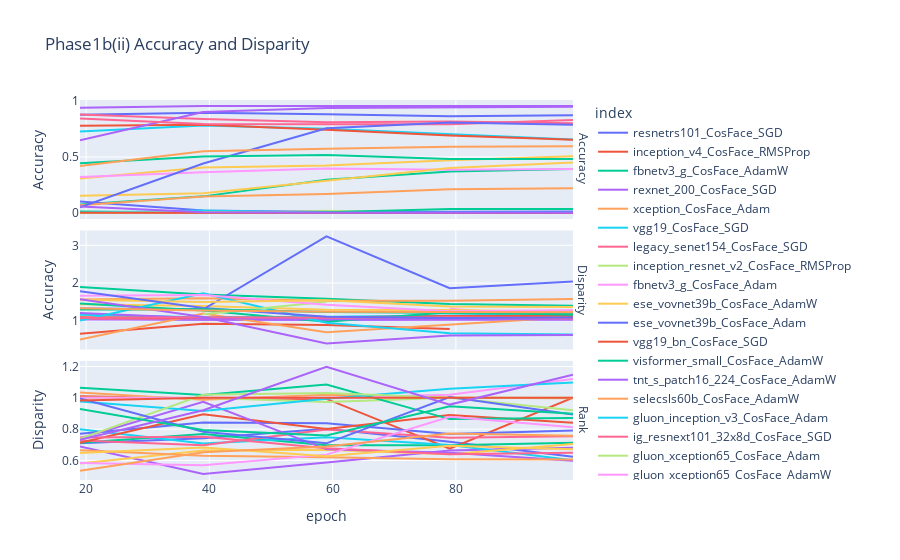

The code cell stored with this chart in its notebook:
### Markdown cell above
# Phase 1 b (ii)

### Code cell
phase1bii_rank = [x for x in rank_files if any([z in x for z in phase1bii_experiments])]
acc_df, acc_disp_df, rank_df = analyze_rank_files(phase1bii_rank, metadata)
acc_df, acc_disp_df, rank_df = acc_df[epochs], acc_disp_df[epochs], rank_df[epochs]
plot_df(acc_df, acc_disp_df, rank_df=rank_df,  title = 'Phase1b(ii) Accuracy and Disparity')

### Figure 1 — Plotly figure (JSON) as saved in the notebook; plotly's stock layout.template omitted (floating-point values rounded to 4 significant figures)
{"data": [{"hovertemplate": "index=resnetrs101_CosFace_SGD<br>measurement=Accuracy<br>epoch=%{x}<br>Accuracy=%{y}<extra></extra>", "legendgroup": "resnetrs101_CosFace_SGD", "line": {"color": "#636efa", "dash": "solid"}, "marker": {"symbol": "circle"}, "mode": "lines", "name": "resnetrs101_CosFace_SGD", "orientation": "v", "showlegend": true, "type": "scatter", "x": [19, 39, 59, 79, 99], "xaxis": "x3", "y": [0.8766, 0.8959, 0.8806, 0.8645, 0.8722], "yaxis": "y3"}, {"hovertemplate": "index=resnetrs101_CosFace_SGD<br>measurement=Disparity<br>epoch=%{x}<br>Accuracy=%{y}<extra></extra>", "legendgroup": "resnetrs101_CosFace_SGD", "line": {"color": "#636efa", "dash": "solid"}, "marker": {"symbol": "circle"}, "mode": "lines", "name": "resnetrs101_CosFace_SGD", "orientation": "v", "showlegend": false, "type": "scatter", "x": [19, 39, 59, 79, 99], "xaxis": "x2", "y": [1.047, 1.031, 1.044, 1.053, 1.045], "yaxis": "y2"}, {"hovertemplate": "index=resnetrs101_CosFace_SGD<br>measurement=Rank<br>epoch=%{x}<br>Accuracy=%{y}<extra></extra>", "legendgroup": "resnetrs101_CosFace_SGD", "line": {"color": "#636efa", "dash": "solid"}, "marker": {"symbol": "circle"}, "mode": "lines", "name": "resnetrs101_CosFace_SGD", "orientation": "v", "showlegend": false, "type": "scatter", "x": [19, 39, 59, 79, 99], "xaxis": "x", "y": [0.7102, 0.7415, 0.8026, 0.7198, 0.6233], "yaxis": "y"}, {"hovertemplate": "index=inception_v4_CosFace_RMSProp<br>measurement=Accuracy<br>epoch=%{x}<br>Accuracy=%{y}<extra></extra>", "legendgroup": "inception_v4_CosFace_RMSProp", "line": {"color": "#EF553B", "dash": "solid"}, "marker": {"symbol": "circle"}, "mode": "lines", "name": "inception_v4_CosFace_RMSProp", "orientation": "v", "showlegend": true, "type": "scatter", "x": [19, 39, 59, 79, 99], "xaxis": "x3", "y": [0.002161, 0.001506, 0.008643, 0.001048, 0], "yaxis": "y3"}, {"hovertemplate": "index=inception_v4_CosFace_RMSProp<br>measurement=Disparity<br>epoch=%{x}<br>Accuracy=%{y}<extra></extra>", "legendgroup": "inception_v4_CosFace_RMSProp", "line": {"color": "#EF553B", "dash": "solid"}, "marker": {"symbol": "circle"}, "mode": "lines", "name": "inception_v4_CosFace_RMSProp", "orientation": "v", "showlegend": false, "type": "scatter", "x": [19, 39, 59, 79], "xaxis": "x2", "y": [0.65, 0.9167, 0.8857, 0.7778], "yaxis": "y2"}, {"hovertemplate": "index=inception_v4_CosFace_RMSProp<br>measurement=Rank<br>epoch=%{x}<br>Accuracy=%{y}<extra></extra>", "legendgroup": "inception_v4_CosFace_RMSProp", "line": {"color": "#EF553B", "dash": "solid"}, "marker": {"symbol": "circle"}, "mode": "lines", "name": "inception_v4_CosFace_RMSProp", "orientation": "v", "showlegend": false, "type": "scatter", "x": [19, 39, 59, 79, 99], "xaxis": "x", "y": [1.01, 0.9966, 0.9934, 0.6757, 1.001], "yaxis": "y"}, {"hovertemplate": "index=fbnetv3_g_CosFace_AdamW<br>measurement=Accuracy<br>epoch=%{x}<br>Accuracy=%{y}<extra></extra>", "legendgroup": "fbnetv3_g_CosFace_AdamW", "line": {"color": "#00cc96", "dash": "solid"}, "marker": {"symbol": "circle"}, "mode": "lines", "name": "fbnetv3_g_CosFace_AdamW", "orientation": "v", "showlegend": true, "type": "scatter", "x": [19, 39, 59, 79, 99], "xaxis": "x3", "y": [0.07589, 0.1493, 0.2976, 0.3717, 0.3937], "yaxis": "y3"}, {"hovertemplate": "index=fbnetv3_g_CosFace_AdamW<br>measurement=Disparity<br>epoch=%{x}<br>Accuracy=%{y}<extra></extra>", "legendgroup": "fbnetv3_g_CosFace_AdamW", "line": {"color": "#00cc96", "dash": "solid"}, "marker": {"symbol": "circle"}, "mode": "lines", "name": "fbnetv3_g_CosFace_AdamW", "orientation": "v", "showlegend": false, "type": "scatter", "x": [19, 39, 59, 79, 99], "xaxis": "x2", "y": [1.89, 1.695, 1.582, 1.439, 1.396], "yaxis": "y2"}, {"hovertemplate": "index=fbnetv3_g_CosFace_AdamW<br>measurement=Rank<br>epoch=%{x}<br>Accuracy=%{y}<extra></extra>", "legendgroup": "fbnetv3_g_CosFace_AdamW", "line": {"color": "#00cc96", "dash": "solid"}, "marker": {"symbol": "circle"}, "mode": "lines", "name": "fbnetv3_g_CosFace_AdamW", "orientation": "v", "showlegend": false, "type": "scatter", "x": [19, 39, 59, 79, 99], "xaxis": "x", "y": [0.7128, 0.7691, 0.6972, 0.6973, 0.7127], "yaxis": "y"}, {"hovertemplate": "index=rexnet_200_CosFace_SGD<br>measurement=Accuracy<br>epoch=%{x}<br>Accuracy=%{y}<extra></extra>", "legendgroup": "rexnet_200_CosFace_SGD", "line": {"color": "#ab63fa", "dash": "solid"}, "marker": {"symbol": "circle"}, "mode": "lines", "name": "rexnet_200_CosFace_SGD", "orientation": "v", "showlegend": true, "type": "scatter", "x": [19, 39, 59, 79, 99], "xaxis": "x3", "y": [0.9386, 0.9549, 0.9546, 0.9555, 0.954], "yaxis": "y3"}, {"hovertemplate": "index=rexnet_200_CosFace_SGD<br>measurement=Disparity<br>epoch=%{x}<br>Accuracy=%{y}<extra></extra>", "legendgroup": "rexnet_200_CosFace_SGD", "line": {"color": "#ab63fa", "dash": "solid"}, "marker": {"symbol": "circle"}, "mode": "lines", "name": "rexnet_200_CosFace_SGD", "orientation": "v", "showlegend": false, "type": "scatter", "x": [19, 39, 59, 79, 99], "xaxis": "x2", "y": [1.03, 1.02, 1.018, 1.025, 1.025], "yaxis": "y2"}, {"hovertemplate": "index=rexnet_200_CosFace_SGD<br>measurement=Rank<br>epoch=%{x}<br>Accuracy=%{y}<extra></extra>", "legendgroup": "rexnet_200_CosFace_SGD", "line": {"color": "#ab63fa", "dash": "solid"}, "marker": {"symbol": "circle"}, "mode": "lines", "name": "rexnet_200_CosFace_SGD", "orientation": "v", "showlegend": false, "type": "scatter", "x": [19, 39, 59, 79, 99], "xaxis": "x", "y": [0.6889, 0.5132, 0.5868, 0.6645, 0.6805], "yaxis": "y"}, {"hovertemplate": "index=xception_CosFace_Adam<br>measurement=Accuracy<br>epoch=%{x}<br>Accuracy=%{y}<extra></extra>", "legendgroup": "xception_CosFace_Adam", "line": {"color": "#FFA15A", "dash": "solid"}, "marker": {"symbol": "circle"}, "mode": "lines", "name": "xception_CosFace_Adam", "orientation": "v", "showlegend": true, "type": "scatter", "x": [19, 39, 59, 79, 99], "xaxis": "x3", "y": [0.001572, 0.002292, 0.002881, 0, 0.002881], "yaxis": "y3"}, {"hovertemplate": "index=xception_CosFace_Adam<br>measurement=Disparity<br>epoch=%{x}<br>Accuracy=%{y}<extra></extra>", "legendgroup": "xception_CosFace_Adam", "line": {"color": "#FFA15A", "dash": "solid"}, "marker": {"symbol": "circle"}, "mode": "lines", "name": "xception_CosFace_Adam", "orientation": "v", "showlegend": false, "type": "scatter", "x": [19, 39, 59, 99], "xaxis": "x2", "y": [0.5, 1.188, 0.6923, 1.095], "yaxis": "y2"}, {"hovertemplate": "index=xception_CosFace_Adam<br>measurement=Rank<br>epoch=%{x}<br>Accuracy=%{y}<extra></extra>", "legendgroup": "xception_CosFace_Adam", "line": {"color": "#FFA15A", "dash": "solid"}, "marker": {"symbol": "circle"}, "mode": "lines", "name": "xception_CosFace_Adam", "orientation": "v", "showlegend": false, "type": "scatter", "x": [19, 39, 59, 79, 99], "xaxis": "x", "y": [1.035, 0.9872, 1.019, 1, 0.9968], "yaxis": "y"}, {"hovertemplate": "index=vgg19_CosFace_SGD<br>measurement=Accuracy<br>epoch=%{x}<br>Accuracy=%{y}<extra></extra>", "legendgroup": "vgg19_CosFace_SGD", "line": {"color": "#19d3f3", "dash": "solid"}, "marker": {"symbol": "circle"}, "mode": "lines", "name": "vgg19_CosFace_SGD", "orientation": "v", "showlegend": true, "type": "scatter", "x": [19, 39, 59, 79, 99], "xaxis": "x3", "y": [0.7285, 0.7822, 0.7524, 0.7017, 0.6573], "yaxis": "y3"}, {"hovertemplate": "index=vgg19_CosFace_SGD<br>measurement=Disparity<br>epoch=%{x}<br>Accuracy=%{y}<extra></extra>", "legendgroup": "vgg19_CosFace_SGD", "line": {"color": "#19d3f3", "dash": "solid"}, "marker": {"symbol": "circle"}, "mode": "lines", "name": "vgg19_CosFace_SGD", "orientation": "v", "showlegend": false, "type": "scatter", "x": [19, 39, 59, 79, 99], "xaxis": "x2", "y": [1.156, 1.09, 1.106, 1.136, 1.186], "yaxis": "y2"}, {"hovertemplate": "index=vgg19_CosFace_SGD<br>measurement=Rank<br>epoch=%{x}<br>Accuracy=%{y}<extra></extra>", "legendgroup": "vgg19_CosFace_SGD", "line": {"color": "#19d3f3", "dash": "solid"}, "marker": {"symbol": "circle"}, "mode": "lines", "name": "vgg19_CosFace_SGD", "orientation": "v", "showlegend": false, "type": "scatter", "x": [19, 39, 59, 79, 99], "xaxis": "x", "y": [0.8001, 0.7082, 0.7481, 0.6992, 0.6011], "yaxis": "y"}, {"hovertemplate": "index=legacy_senet154_CosFace_SGD<br>measurement=Accuracy<br>epoch=%{x}<br>Accuracy=%{y}<extra></extra>", "legendgroup": "legacy_senet154_CosFace_SGD", "line": {"color": "#FF6692", "dash": "solid"}, "marker": {"symbol": "circle"}, "mode": "lines", "name": "legacy_senet154_CosFace_SGD", "orientation": "v", "showlegend": true, "type": "scatter", "x": [19, 39, 59, 79, 99], "xaxis": "x3", "y": [0.8789, 0.8389, 0.8107, 0.8161, 0.8013], "yaxis": "y3"}, {"hovertemplate": "index=legacy_senet154_CosFace_SGD<br>measurement=Disparity<br>epoch=%{x}<br>Accuracy=%{y}<extra></extra>", "legendgroup": "legacy_senet154_CosFace_SGD", "line": {"color": "#FF6692", "dash": "solid"}, "marker": {"symbol": "circle"}, "mode": "lines", "name": "legacy_senet154_CosFace_SGD", "orientation": "v", "showlegend": false, "type": "scatter", "x": [19, 39, 59, 79, 99], "xaxis": "x2", "y": [1.052, 1.056, 1.071, 1.088, 1.087], "yaxis": "y2"}, {"hovertemplate": "index=legacy_senet154_CosFace_SGD<br>measurement=Rank<br>epoch=%{x}<br>Accuracy=%{y}<extra></extra>", "legendgroup": "legacy_senet154_CosFace_SGD", "line": {"color": "#FF6692", "dash": "solid"}, "marker": {"symbol": "circle"}, "mode": "lines", "name": "legacy_senet154_CosFace_SGD", "orientation": "v", "showlegend": false, "type": "scatter", "x": [19, 39, 59, 79, 99], "xaxis": "x", "y": [0.7275, 0.6978, 0.7979, 0.7452, 0.754], "yaxis": "y"}, {"hovertemplate": "index=inception_resnet_v2_CosFace_RMSProp<br>measurement=Accuracy<br>epoch=%{x}<br>Accuracy=%{y}<extra></extra>", "legendgroup": "inception_resnet_v2_CosFace_RMSProp", "line": {"color": "#B6E880", "dash": "solid"}, "marker": {"symbol": "circle"}, "mode": "lines", "name": "inception_resnet_v2_CosFace_RMSProp", "orientation": "v", "showlegend": true, "type": "scatter", "x": [19, 39, 59, 79, 99], "xaxis": "x3", "y": [0, 0, 0.02141, 0, 0], "yaxis": "y3"}, {"hovertemplate": "index=inception_resnet_v2_CosFace_RMSProp<br>measurement=Disparity<br>epoch=%{x}<br>Accuracy=%{y}<extra></extra>", "legendgroup": "inception_resnet_v2_CosFace_RMSProp", "line": {"color": "#B6E880", "dash": "solid"}, "marker": {"symbol": "circle"}, "mode": "lines", "name": "inception_resnet_v2_CosFace_RMSProp", "orientation": "v", "showlegend": false, "type": "scatter", "x": [59], "xaxis": "x2", "y": [1.477], "yaxis": "y2"}, {"hovertemplate": "index=inception_resnet_v2_CosFace_RMSProp<br>measurement=Rank<br>epoch=%{x}<br>Accuracy=%{y}<extra></extra>", "legendgroup": "inception_resnet_v2_CosFace_RMSProp", "line": {"color": "#B6E880", "dash": "solid"}, "marker": {"symbol": "circle"}, "mode": "lines", "name": "inception_resnet_v2_CosFace_RMSProp", "orientation": "v", "showlegend": false, "type": "scatter", "x": [19, 39, 59, 79, 99], "xaxis": "x", "y": [1, 1, 0.9739, 1, 0.9206], "yaxis": "y"}, {"hovertemplate": "index=fbnetv3_g_CosFace_Adam<br>measurement=Accuracy<br>epoch=%{x}<br>Accuracy=%{y}<extra></extra>", "legendgroup": "fbnetv3_g_CosFace_Adam", "line": {"color": "#FF97FF", "dash": "solid"}, "marker": {"symbol": "circle"}, "mode": "lines", "name": "fbnetv3_g_CosFace_Adam", "orientation": "v", "showlegend": true, "type": "scatter", "x": [19, 39, 59, 79, 99], "xaxis": "x3", "y": [0, 0, 0, 0.002881, 0.002161], "yaxis": "y3"}, {"hovertemplate": "index=fbnetv3_g_CosFace_Adam<br>measurement=Disparity<br>epoch=%{x}<br>Accuracy=%{y}<extra></extra>", "legendgroup": "fbnetv3_g_CosFace_Adam", "line": {"color": "#FF97FF", "dash": "solid"}, "marker": {"symbol": "circle"}, "mode": "lines", "name": "fbnetv3_g_CosFace_Adam", "orientation": "v", "showlegend": false, "type": "scatter", "x": [79, 99], "xaxis": "x2", "y": [1.316, 1.062], "yaxis": "y2"}, {"hovertemplate": "index=fbnetv3_g_CosFace_Adam<br>measurement=Rank<br>epoch=%{x}<br>Accuracy=%{y}<extra></extra>", "legendgroup": "fbnetv3_g_CosFace_Adam", "line": {"color": "#FF97FF", "dash": "solid"}, "marker": {"symbol": "circle"}, "mode": "lines", "name": "fbnetv3_g_CosFace_Adam", "orientation": "v", "showlegend": false, "type": "scatter", "x": [19, 39, 59, 79, 99], "xaxis": "x", "y": [1, 1, 1, 1.02, 1.121], "yaxis": "y"}, {"hovertemplate": "index=ese_vovnet39b_CosFace_AdamW<br>measurement=Accuracy<br>epoch=%{x}<br>Accuracy=%{y}<extra></extra>", "legendgroup": "ese_vovnet39b_CosFace_AdamW", "line": {"color": "#FECB52", "dash": "solid"}, "marker": {"symbol": "circle"}, "mode": "lines", "name": "ese_vovnet39b_CosFace_AdamW", "orientation": "v", "showlegend": true, "type": "scatter", "x": [19, 39, 59, 79, 99], "xaxis": "x3", "y": [0.3078, 0.4063, 0.4254, 0.4703, 0.5073], "yaxis": "y3"}, {"hovertemplate": "index=ese_vovnet39b_CosFace_AdamW<br>measurement=Disparity<br>epoch=%{x}<br>Accuracy=%{y}<extra></extra>", "legendgroup": "ese_vovnet39b_CosFace_AdamW", "line": {"color": "#FECB52", "dash": "solid"}, "marker": {"symbol": "circle"}, "mode": "lines", "name": "ese_vovnet39b_CosFace_AdamW", "orientation": "v", "showlegend": false, "type": "scatter", "x": [19, 39, 59, 79, 99], "xaxis": "x2", "y": [1.438, 1.386, 1.287, 1.281, 1.227], "yaxis": "y2"}, {"hovertemplate": "index=ese_vovnet39b_CosFace_AdamW<br>measurement=Rank<br>epoch=%{x}<br>Accuracy=%{y}<extra></extra>", "legendgroup": "ese_vovnet39b_CosFace_AdamW", "line": {"color": "#FECB52", "dash": "solid"}, "marker": {"symbol": "circle"}, "mode": "lines", "name": "ese_vovnet39b_CosFace_AdamW", "orientation": "v", "showlegend": false, "type": "scatter", "x": [19, 39, 59, 79, 99], "xaxis": "x", "y": [0.5801, 0.6631, 0.6681, 0.6401, 0.7059], "yaxis": "y"}, {"hovertemplate": "index=ese_vovnet39b_CosFace_Adam<br>measurement=Accuracy<br>epoch=%{x}<br>Accuracy=%{y}<extra></extra>", "legendgroup": "ese_vovnet39b_CosFace_Adam", "line": {"color": "#636efa", "dash": "solid"}, "marker": {"symbol": "circle"}, "mode": "lines", "name": "ese_vovnet39b_CosFace_Adam", "orientation": "v", "showlegend": true, "type": "scatter", "x": [19, 39, 59, 79, 99], "xaxis": "x3", "y": [0.1028, 0.02292, 0.01054, 0.01369, 0.01532], "yaxis": "y3"}, {"hovertemplate": "index=ese_vovnet39b_CosFace_Adam<br>measurement=Disparity<br>epoch=%{x}<br>Accuracy=%{y}<extra></extra>", "legendgroup": "ese_vovnet39b_CosFace_Adam", "line": {"color": "#636efa", "dash": "solid"}, "marker": {"symbol": "circle"}, "mode": "lines", "name": "ese_vovnet39b_CosFace_Adam", "orientation": "v", "showlegend": false, "type": "scatter", "x": [19, 39, 59, 79, 99], "xaxis": "x2", "y": [1.319, 1.303, 3.237, 1.863, 2.039], "yaxis": "y2"}, {"hovertemplate": "index=ese_vovnet39b_CosFace_Adam<br>measurement=Rank<br>epoch=%{x}<br>Accuracy=%{y}<extra></extra>", "legendgroup": "ese_vovnet39b_CosFace_Adam", "line": {"color": "#636efa", "dash": "solid"}, "marker": {"symbol": "circle"}, "mode": "lines", "name": "ese_vovnet39b_CosFace_Adam", "orientation": "v", "showlegend": false, "type": "scatter", "x": [19, 39, 59, 79, 99], "xaxis": "x", "y": [0.7704, 0.8429, 0.8381, 0.7698, 0.7917], "yaxis": "y"}, {"hovertemplate": "index=vgg19_bn_CosFace_SGD<br>measurement=Accuracy<br>epoch=%{x}<br>Accuracy=%{y}<extra></extra>", "legendgroup": "vgg19_bn_CosFace_SGD", "line": {"color": "#EF553B", "dash": "solid"}, "marker": {"symbol": "circle"}, "mode": "lines", "name": "vgg19_bn_CosFace_SGD", "orientation": "v", "showlegend": true, "type": "scatter", "x": [19, 39, 59, 79, 99], "xaxis": "x3", "y": [0.7798, 0.7886, 0.7444, 0.6929, 0.6532], "yaxis": "y3"}, {"hovertemplate": "index=vgg19_bn_CosFace_SGD<br>measurement=Disparity<br>epoch=%{x}<br>Accuracy=%{y}<extra></extra>", "legendgroup": "vgg19_bn_CosFace_SGD", "line": {"color": "#EF553B", "dash": "solid"}, "marker": {"symbol": "circle"}, "mode": "lines", "name": "vgg19_bn_CosFace_SGD", "orientation": "v", "showlegend": false, "type": "scatter", "x": [19, 39, 59, 79, 99], "xaxis": "x2", "y": [1.087, 1.067, 1.084, 1.122, 1.127], "yaxis": "y2"}, {"hovertemplate": "index=vgg19_bn_CosFace_SGD<br>measurement=Rank<br>epoch=%{x}<br>Accuracy=%{y}<extra></extra>", "legendgroup": "vgg19_bn_CosFace_SGD", "line": {"color": "#EF553B", "dash": "solid"}, "marker": {"symbol": "circle"}, "mode": "lines", "name": "vgg19_bn_CosFace_SGD", "orientation": "v", "showlegend": false, "type": "scatter", "x": [19, 39, 59, 79, 99], "xaxis": "x", "y": [0.7124, 0.8952, 0.8012, 0.8901, 0.8404], "yaxis": "y"}, {"hovertemplate": "index=visformer_small_CosFace_AdamW<br>measurement=Accuracy<br>epoch=%{x}<br>Accuracy=%{y}<extra></extra>", "legendgroup": "visformer_small_CosFace_AdamW", "line": {"color": "#00cc96", "dash": "solid"}, "marker": {"symbol": "circle"}, "mode": "lines", "name": "visformer_small_CosFace_AdamW", "orientation": "v", "showlegend": true, "type": "scatter", "x": [19, 39, 59, 79, 99], "xaxis": "x3", "y": [0.01447, 0.004453, 0.007988, 0.03595, 0.03726], "yaxis": "y3"}, {"hovertemplate": "index=visformer_small_CosFace_AdamW<br>measurement=Disparity<br>epoch=%{x}<br>Accuracy=%{y}<extra></extra>", "legendgroup": "visformer_small_CosFace_AdamW", "line": {"color": "#00cc96", "dash": "solid"}, "marker": {"symbol": "circle"}, "mode": "lines", "name": "visformer_small_CosFace_AdamW", "orientation": "v", "showlegend": false, "type": "scatter", "x": [19, 39, 59, 79, 99], "xaxis": "x2", "y": [1.456, 1.267, 0.9677, 1.223, 1.155], "yaxis": "y2"}, {"hovertemplate": "index=visformer_small_CosFace_AdamW<br>measurement=Rank<br>epoch=%{x}<br>Accuracy=%{y}<extra></extra>", "legendgroup": "visformer_small_CosFace_AdamW", "line": {"color": "#00cc96", "dash": "solid"}, "marker": {"symbol": "circle"}, "mode": "lines", "name": "visformer_small_CosFace_AdamW", "orientation": "v", "showlegend": false, "type": "scatter", "x": [19, 39, 59, 79, 99], "xaxis": "x", "y": [1.065, 1.019, 1.085, 0.8642, 0.8708], "yaxis": "y"}, {"hovertemplate": "index=tnt_s_patch16_224_CosFace_AdamW<br>measurement=Accuracy<br>epoch=%{x}<br>Accuracy=%{y}<extra></extra>", "legendgroup": "tnt_s_patch16_224_CosFace_AdamW", "line": {"color": "#ab63fa", "dash": "solid"}, "marker": {"symbol": "circle"}, "mode": "lines", "name": "tnt_s_patch16_224_CosFace_AdamW", "orientation": "v", "showlegend": true, "type": "scatter", "x": [19, 39, 59, 79, 99], "xaxis": "x3", "y": [0.6498, 0.9019, 0.9374, 0.9458, 0.9484], "yaxis": "y3"}, {"hovertemplate": "index=tnt_s_patch16_224_CosFace_AdamW<br>measurement=Disparity<br>epoch=%{x}<br>Accuracy=%{y}<extra></extra>", "legendgroup": "tnt_s_patch16_224_CosFace_AdamW", "line": {"color": "#ab63fa", "dash": "solid"}, "marker": {"symbol": "circle"}, "mode": "lines", "name": "tnt_s_patch16_224_CosFace_AdamW", "orientation": "v", "showlegend": false, "type": "scatter", "x": [19, 39, 59, 79, 99], "xaxis": "x2", "y": [1.2, 1.063, 1.038, 1.034, 1.035], "yaxis": "y2"}, {"hovertemplate": "index=tnt_s_patch16_224_CosFace_AdamW<br>measurement=Rank<br>epoch=%{x}<br>Accuracy=%{y}<extra></extra>", "legendgroup": "tnt_s_patch16_224_CosFace_AdamW", "line": {"color": "#ab63fa", "dash": "solid"}, "marker": {"symbol": "circle"}, "mode": "lines", "name": "tnt_s_patch16_224_CosFace_AdamW", "orientation": "v", "showlegend": false, "type": "scatter", "x": [19, 39, 59, 79, 99], "xaxis": "x", "y": [0.7411, 0.9747, 0.6712, 0.6501, 0.5981], "yaxis": "y"}, {"hovertemplate": "index=selecsls60b_CosFace_AdamW<br>measurement=Accuracy<br>epoch=%{x}<br>Accuracy=%{y}<extra></extra>", "legendgroup": "selecsls60b_CosFace_AdamW", "line": {"color": "#FFA15A", "dash": "solid"}, "marker": {"symbol": "circle"}, "mode": "lines", "name": "selecsls60b_CosFace_AdamW", "orientation": "v", "showlegend": true, "type": "scatter", "x": [19, 39, 59, 79, 99], "xaxis": "x3", "y": [0.07118, 0.1476, 0.1714, 0.2135, 0.2216], "yaxis": "y3"}, {"hovertemplate": "index=selecsls60b_CosFace_AdamW<br>measurement=Disparity<br>epoch=%{x}<br>Accuracy=%{y}<extra></extra>", "legendgroup": "selecsls60b_CosFace_AdamW", "line": {"color": "#FFA15A", "dash": "solid"}, "marker": {"symbol": "circle"}, "mode": "lines", "name": "selecsls60b_CosFace_AdamW", "orientation": "v", "showlegend": false, "type": "scatter", "x": [19, 39, 59, 79, 99], "xaxis": "x2", "y": [1.564, 1.594, 1.529, 1.531, 1.575], "yaxis": "y2"}, {"hovertemplate": "index=selecsls60b_CosFace_AdamW<br>measurement=Rank<br>epoch=%{x}<br>Accuracy=%{y}<extra></extra>", "legendgroup": "selecsls60b_CosFace_AdamW", "line": {"color": "#FFA15A", "dash": "solid"}, "marker": {"symbol": "circle"}, "mode": "lines", "name": "selecsls60b_CosFace_AdamW", "orientation": "v", "showlegend": false, "type": "scatter", "x": [19, 39, 59, 79, 99], "xaxis": "x", "y": [0.6647, 0.6299, 0.6202, 0.6082, 0.6062], "yaxis": "y"}, {"hovertemplate": "index=gluon_inception_v3_CosFace_Adam<br>measurement=Accuracy<br>epoch=%{x}<br>Accuracy=%{y}<extra></extra>", "legendgroup": "gluon_inception_v3_CosFace_Adam", "line": {"color": "#19d3f3", "dash": "solid"}, "marker": {"symbol": "circle"}, "mode": "lines", "name": "gluon_inception_v3_CosFace_Adam", "orientation": "v", "showlegend": true, "type": "scatter", "x": [19, 39, 59, 79, 99], "xaxis": "x3", "y": [0.002619, 0.02357, 0.002292, 0.004584, 0.00406], "yaxis": "y3"}, {"hovertemplate": "index=gluon_inception_v3_CosFace_Adam<br>measurement=Disparity<br>epoch=%{x}<br>Accuracy=%{y}<extra></extra>", "legendgroup": "gluon_inception_v3_CosFace_Adam", "line": {"color": "#19d3f3", "dash": "solid"}, "marker": {"symbol": "circle"}, "mode": "lines", "name": "gluon_inception_v3_CosFace_Adam", "orientation": "v", "showlegend": false, "type": "scatter", "x": [19, 39, 59, 79, 99], "xaxis": "x2", "y": [1, 1.727, 0.9444, 0.6667, 0.6316], "yaxis": "y2"}, {"hovertemplate": "index=gluon_inception_v3_CosFace_Adam<br>measurement=Rank<br>epoch=%{x}<br>Accuracy=%{y}<extra></extra>", "legendgroup": "gluon_inception_v3_CosFace_Adam", "line": {"color": "#19d3f3", "dash": "solid"}, "marker": {"symbol": "circle"}, "mode": "lines", "name": "gluon_inception_v3_CosFace_Adam", "orientation": "v", "showlegend": false, "type": "scatter", "x": [19, 39, 59, 79, 99], "xaxis": "x", "y": [0.9761, 0.9154, 0.9951, 1.058, 1.098], "yaxis": "y"}, {"hovertemplate": "index=ig_resnext101_32x8d_CosFace_SGD<br>measurement=Accuracy<br>epoch=%{x}<br>Accuracy=%{y}<extra></extra>", "legendgroup": "ig_resnext101_32x8d_CosFace_SGD", "line": {"color": "#FF6692", "dash": "solid"}, "marker": {"symbol": "circle"}, "mode": "lines", "name": "ig_resnext101_32x8d_CosFace_SGD", "orientation": "v", "showlegend": true, "type": "scatter", "x": [19, 39, 59, 79, 99], "xaxis": "x3", "y": [0.8446, 0.7943, 0.7922, 0.7926, 0.8303], "yaxis": "y3"}, {"hovertemplate": "index=ig_resnext101_32x8d_CosFace_SGD<br>measurement=Disparity<br>epoch=%{x}<br>Accuracy=%{y}<extra></extra>", "legendgroup": "ig_resnext101_32x8d_CosFace_SGD", "line": {"color": "#FF6692", "dash": "solid"}, "marker": {"symbol": "circle"}, "mode": "lines", "name": "ig_resnext101_32x8d_CosFace_SGD", "orientation": "v", "showlegend": false, "type": "scatter", "x": [19, 39, 59, 79, 99], "xaxis": "x2", "y": [1.071, 1.093, 1.079, 1.092, 1.056], "yaxis": "y2"}, {"hovertemplate": "index=ig_resnext101_32x8d_CosFace_SGD<br>measurement=Rank<br>epoch=%{x}<br>Accuracy=%{y}<extra></extra>", "legendgroup": "ig_resnext101_32x8d_CosFace_SGD", "line": {"color": "#FF6692", "dash": "solid"}, "marker": {"symbol": "circle"}, "mode": "lines", "name": "ig_resnext101_32x8d_CosFace_SGD", "orientation": "v", "showlegend": false, "type": "scatter", "x": [19, 39, 59, 79, 99], "xaxis": "x", "y": [0.7469, 0.7508, 0.6777, 0.6395, 0.6494], "yaxis": "y"}, {"hovertemplate": "index=gluon_xception65_CosFace_Adam<br>measurement=Accuracy<br>epoch=%{x}<br>Accuracy=%{y}<extra></extra>", "legendgroup": "gluon_xception65_CosFace_Adam", "line": {"color": "#B6E880", "dash": "solid"}, "marker": {"symbol": "circle"}, "mode": "lines", "name": "gluon_xception65_CosFace_Adam", "orientation": "v", "showlegend": true, "type": "scatter", "x": [19, 39, 59, 79, 99], "xaxis": "x3", "y": [0, 0.008512, 0.00131, 0, 0], "yaxis": "y3"}, {"hovertemplate": "index=gluon_xception65_CosFace_Adam<br>measurement=Disparity<br>epoch=%{x}<br>Accuracy=%{y}<extra></extra>", "legendgroup": "gluon_xception65_CosFace_Adam", "line": {"color": "#B6E880", "dash": "solid"}, "marker": {"symbol": "circle"}, "mode": "lines", "name": "gluon_xception65_CosFace_Adam", "orientation": "v", "showlegend": false, "type": "scatter", "x": [39, 59], "xaxis": "x2", "y": [1.167, 1.5], "yaxis": "y2"}, {"hovertemplate": "index=gluon_xception65_CosFace_Adam<br>measurement=Rank<br>epoch=%{x}<br>Accuracy=%{y}<extra></extra>", "legendgroup": "gluon_xception65_CosFace_Adam", "line": {"color": "#B6E880", "dash": "solid"}, "marker": {"symbol": "circle"}, "mode": "lines", "name": "gluon_xception65_CosFace_Adam", "orientation": "v", "showlegend": false, "type": "scatter", "x": [19, 39, 59, 79, 99], "xaxis": "x", "y": [0.7391, 1.02, 1.031, 1, 1], "yaxis": "y"}, {"hovertemplate": "index=gluon_xception65_CosFace_AdamW<br>measurement=Accuracy<br>epoch=%{x}<br>Accuracy=%{y}<extra></extra>", "legendgroup": "gluon_xception65_CosFace_AdamW", "line": {"color": "#FF97FF", "dash": "solid"}, "marker": {"symbol": "circle"}, "mode": "lines", "name": "gluon_xception65_CosFace_AdamW", "orientation": "v", "showlegend": true, "type": "scatter", "x": [19, 39, 59, 79, 99], "xaxis": "x3", "y": [0.3223, 0.3638, 0.3969, 0.3861, 0.3926], "yaxis": "y3"}, {"hovertemplate": "index=gluon_xception65_CosFace_AdamW<br>measurement=Disparity<br>epoch=%{x}<br>Accuracy=%{y}<extra></extra>", "legendgroup": "gluon_xception65_CosFace_AdamW", "line": {"color": "#FF97FF", "dash": "solid"}, "marker": {"symbol": "circle"}, "mode": "lines", "name": "gluon_xception65_CosFace_AdamW", "orientation": "v", "showlegend": false, "type": "scatter", "x": [19, 39, 59, 79, 99], "xaxis": "x2", "y": [1.662, 1.678, 1.419, 1.252, 1.279], "yaxis": "y2"}, {"hovertemplate": "index=gluon_xception65_CosFace_AdamW<br>measurement=Rank<br>epoch=%{x}<br>Accuracy=%{y}<extra></extra>", "legendgroup": "gluon_xception65_CosFace_AdamW", "line": {"color": "#FF97FF", "dash": "solid"}, "marker": {"symbol": "circle"}, "mode": "lines", "name": "gluon_xception65_CosFace_AdamW", "orientation": "v", "showlegend": false, "type": "scatter", "x": [19, 39, 59, 79, 99], "xaxis": "x", "y": [0.5835, 0.5687, 0.6373, 0.8795, 0.8125], "yaxis": "y"}, {"hovertemplate": "index=gluon_inception_v3_CosFace_AdamW<br>measurement=Accuracy<br>epoch=%{x}<br>Accuracy=%{y}<extra></extra>", "legendgroup": "gluon_inception_v3_CosFace_AdamW", "line": {"color": "#FECB52", "dash": "solid"}, "marker": {"symbol": "circle"}, "mode": "lines", "name": "gluon_inception_v3_CosFace_AdamW", "orientation": "v", "showlegend": true, "type": "scatter", "x": [19, 39, 59, 79, 99], "xaxis": "x3", "y": [0.1541, 0.1764, 0.2884, 0.4027, 0.4521], "yaxis": "y3"}, {"hovertemplate": "index=gluon_inception_v3_CosFace_AdamW<br>measurement=Disparity<br>epoch=%{x}<br>Accuracy=%{y}<extra></extra>", "legendgroup": "gluon_inception_v3_CosFace_AdamW", "line": {"color": "#FECB52", "dash": "solid"}, "marker": {"symbol": "circle"}, "mode": "lines", "name": "gluon_inception_v3_CosFace_AdamW", "orientation": "v", "showlegend": false, "type": "scatter", "x": [19, 39, 59, 79, 99], "xaxis": "x2", "y": [1.552, 1.494, 1.543, 1.378, 1.363], "yaxis": "y2"}, {"hovertemplate": "index=gluon_inception_v3_CosFace_AdamW<br>measurement=Rank<br>epoch=%{x}<br>Accuracy=%{y}<extra></extra>", "legendgroup": "gluon_inception_v3_CosFace_AdamW", "line": {"color": "#FECB52", "dash": "solid"}, "marker": {"symbol": "circle"}, "mode": "lines", "name": "gluon_inception_v3_CosFace_AdamW", "orientation": "v", "showlegend": false, "type": "scatter", "x": [19, 39, 59, 79, 99], "xaxis": "x", "y": [0.6483, 0.6833, 0.6263, 0.6947, 0.6721], "yaxis": "y"}, {"hovertemplate": "index=mobilenetv3_large_100_CosFace_RMSpropTF<br>measurement=Accuracy<br>epoch=%{x}<br>Accuracy=%{y}<extra></extra>", "legendgroup": "mobilenetv3_large_100_CosFace_RMSpropTF", "line": {"color": "#636efa", "dash": "solid"}, "marker": {"symbol": "circle"}, "mode": "lines", "name": "mobilenetv3_large_100_CosFace_RMSpropTF", "orientation": "v", "showlegend": true, "type": "scatter", "x": [19, 39, 59, 79, 99], "xaxis": "x3", "y": [0.0512, 0.4426, 0.7571, 0.8089, 0.7875], "yaxis": "y3"}, {"hovertemplate": "index=mobilenetv3_large_100_CosFace_RMSpropTF<br>measurement=Disparity<br>epoch=%{x}<br>Accuracy=%{y}<extra></extra>", "legendgroup": "mobilenetv3_large_100_CosFace_RMSpropTF", "line": {"color": "#636efa", "dash": "solid"}, "marker": {"symbol": "circle"}, "mode": "lines", "name": "mobilenetv3_large_100_CosFace_RMSpropTF", "orientation": "v", "showlegend": false, "type": "scatter", "x": [19, 39, 59, 79, 99], "xaxis": "x2", "y": [1.783, 1.338, 1.105, 1.072, 1.084], "yaxis": "y2"}, {"hovertemplate": "index=mobilenetv3_large_100_CosFace_RMSpropTF<br>measurement=Rank<br>epoch=%{x}<br>Accuracy=%{y}<extra></extra>", "legendgroup": "mobilenetv3_large_100_CosFace_RMSpropTF", "line": {"color": "#636efa", "dash": "solid"}, "marker": {"symbol": "circle"}, "mode": "lines", "name": "mobilenetv3_large_100_CosFace_RMSpropTF", "orientation": "v", "showlegend": false, "type": "scatter", "x": [19, 39, 59, 79, 99], "xaxis": "x", "y": [0.9968, 0.7831, 0.7094, 1.006, 0.8938], "yaxis": "y"}, {"hovertemplate": "index=xception65_CosFace_Adam<br>measurement=Accuracy<br>epoch=%{x}<br>Accuracy=%{y}<extra></extra>", "legendgroup": "xception65_CosFace_Adam", "line": {"color": "#EF553B", "dash": "solid"}, "marker": {"symbol": "circle"}, "mode": "lines", "name": "xception65_CosFace_Adam", "orientation": "v", "showlegend": true, "type": "scatter", "x": [19, 39, 59, 79, 99], "xaxis": "x3", "y": [0.002881, 0, 0, 0, 0], "yaxis": "y3"}, {"hovertemplate": "index=xception65_CosFace_Adam<br>measurement=Disparity<br>epoch=%{x}<br>Accuracy=%{y}<extra></extra>", "legendgroup": "xception65_CosFace_Adam", "line": {"color": "#EF553B", "dash": "solid"}, "marker": {"symbol": "circle"}, "mode": "lines", "name": "xception65_CosFace_Adam", "orientation": "v", "showlegend": false, "type": "scatter", "x": [19], "xaxis": "x2", "y": [0.76], "yaxis": "y2"}, {"hovertemplate": "index=xception65_CosFace_Adam<br>measurement=Rank<br>epoch=%{x}<br>Accuracy=%{y}<extra></extra>", "legendgroup": "xception65_CosFace_Adam", "line": {"color": "#EF553B", "dash": "solid"}, "marker": {"symbol": "circle"}, "mode": "lines", "name": "xception65_CosFace_Adam", "orientation": "v", "showlegend": false, "type": "scatter", "x": [19, 39, 59, 79, 99], "xaxis": "x", "y": [0.9832, 1, 1, 1, 1], "yaxis": "y"}, {"hovertemplate": "index=xception65_CosFace_AdamW<br>measurement=Accuracy<br>epoch=%{x}<br>Accuracy=%{y}<extra></extra>", "legendgroup": "xception65_CosFace_AdamW", "line": {"color": "#00cc96", "dash": "solid"}, "marker": {"symbol": "circle"}, "mode": "lines", "name": "xception65_CosFace_AdamW", "orientation": "v", "showlegend": true, "type": "scatter", "x": [19, 39, 59, 79, 99], "xaxis": "x3", "y": [0.4438, 0.5057, 0.5173, 0.4826, 0.4814], "yaxis": "y3"}, {"hovertemplate": "index=xception65_CosFace_AdamW<br>measurement=Disparity<br>epoch=%{x}<br>Accuracy=%{y}<extra></extra>", "legendgroup": "xception65_CosFace_AdamW", "line": {"color": "#00cc96", "dash": "solid"}, "marker": {"symbol": "circle"}, "mode": "lines", "name": "xception65_CosFace_AdamW", "orientation": "v", "showlegend": false, "type": "scatter", "x": [19, 39, 59, 79, 99], "xaxis": "x2", "y": [1.297, 1.304, 1.23, 1.198, 1.185], "yaxis": "y2"}, {"hovertemplate": "index=xception65_CosFace_AdamW<br>measurement=Rank<br>epoch=%{x}<br>Accuracy=%{y}<extra></extra>", "legendgroup": "xception65_CosFace_AdamW", "line": {"color": "#00cc96", "dash": "solid"}, "marker": {"symbol": "circle"}, "mode": "lines", "name": "xception65_CosFace_AdamW", "orientation": "v", "showlegend": false, "type": "scatter", "x": [19, 39, 59, 79, 99], "xaxis": "x", "y": [0.9289, 0.7941, 0.7599, 0.9461, 0.8985], "yaxis": "y"}, {"hovertemplate": "index=selecsls60b_CosFace_Adam<br>measurement=Accuracy<br>epoch=%{x}<br>Accuracy=%{y}<extra></extra>", "legendgroup": "selecsls60b_CosFace_Adam", "line": {"color": "#ab63fa", "dash": "solid"}, "marker": {"symbol": "circle"}, "mode": "lines", "name": "selecsls60b_CosFace_Adam", "orientation": "v", "showlegend": true, "type": "scatter", "x": [19, 39, 59, 79, 99], "xaxis": "x3", "y": [0.05893, 0.007137, 0.003732, 0.00347, 0.003078], "yaxis": "y3"}, {"hovertemplate": "index=selecsls60b_CosFace_Adam<br>measurement=Disparity<br>epoch=%{x}<br>Accuracy=%{y}<extra></extra>", "legendgroup": "selecsls60b_CosFace_Adam", "line": {"color": "#ab63fa", "dash": "solid"}, "marker": {"symbol": "circle"}, "mode": "lines", "name": "selecsls60b_CosFace_Adam", "orientation": "v", "showlegend": false, "type": "scatter", "x": [19, 39, 59, 79, 99], "xaxis": "x2", "y": [1.571, 1.096, 0.3902, 0.6061, 0.6207], "yaxis": "y2"}, {"hovertemplate": "index=selecsls60b_CosFace_Adam<br>measurement=Rank<br>epoch=%{x}<br>Accuracy=%{y}<extra></extra>", "legendgroup": "selecsls60b_CosFace_Adam", "line": {"color": "#ab63fa", "dash": "solid"}, "marker": {"symbol": "circle"}, "mode": "lines", "name": "selecsls60b_CosFace_Adam", "orientation": "v", "showlegend": false, "type": "scatter", "x": [19, 39, 59, 79, 99], "xaxis": "x", "y": [0.732, 0.9209, 1.198, 0.957, 1.148], "yaxis": "y"}, {"hovertemplate": "index=xception_CosFace_AdamW<br>measurement=Accuracy<br>epoch=%{x}<br>Accuracy=%{y}<extra></extra>", "legendgroup": "xception_CosFace_AdamW", "line": {"color": "#FFA15A", "dash": "solid"}, "marker": {"symbol": "circle"}, "mode": "lines", "name": "xception_CosFace_AdamW", "orientation": "v", "showlegend": true, "type": "scatter", "x": [19, 39, 59, 79, 99], "xaxis": "x3", "y": [0.4195, 0.5523, 0.5737, 0.5917, 0.5953], "yaxis": "y3"}, {"hovertemplate": "index=xception_CosFace_AdamW<br>measurement=Disparity<br>epoch=%{x}<br>Accuracy=%{y}<extra></extra>", "legendgroup": "xception_CosFace_AdamW", "line": {"color": "#FFA15A", "dash": "solid"}, "marker": {"symbol": "circle"}, "mode": "lines", "name": "xception_CosFace_AdamW", "orientation": "v", "showlegend": false, "type": "scatter", "x": [19, 39, 59, 79, 99], "xaxis": "x2", "y": [1.331, 1.267, 1.239, 1.227, 1.223], "yaxis": "y2"}, {"hovertemplate": "index=xception_CosFace_AdamW<br>measurement=Rank<br>epoch=%{x}<br>Accuracy=%{y}<extra></extra>", "legendgroup": "xception_CosFace_AdamW", "line": {"color": "#FFA15A", "dash": "solid"}, "marker": {"symbol": "circle"}, "mode": "lines", "name": "xception_CosFace_AdamW", "orientation": "v", "showlegend": false, "type": "scatter", "x": [19, 39, 59, 79, 99], "xaxis": "x", "y": [0.5347, 0.653, 0.6896, 0.7719, 0.7585], "yaxis": "y"}], "layout": {"annotations": [{"font": {}, "showarrow": false, "text": "Rank", "textangle": 90, "x": 0.98, "xanchor": "left", "xref": "paper", "y": 0.1567, "yanchor": "middle", "yref": "paper"}, {"font": {}, "showarrow": false, "text": "Disparity", "textangle": 90, "x": 0.98, "xanchor": "left", "xref": "paper", "y": 0.5, "yanchor": "middle", "yref": "paper"}, {"font": {}, "showarrow": false, "text": "Accuracy", "textangle": 90, "x": 0.98, "xanchor": "left", "xref": "paper", "y": 0.8433, "yanchor": "middle", "yref": "paper"}], "legend": {"title": {"text": "index"}, "tracegroupgap": 0}, "title": {"text": "Phase1b(ii) Accuracy and Disparity"}, "xaxis": {"anchor": "y", "domain": [0, 0.98], "title": {"text": "epoch"}}, "xaxis2": {"anchor": "y2", "domain": [0, 0.98], "matches": "x", "showticklabels": false}, "xaxis3": {"anchor": "y3", "domain": [0, 0.98], "matches": "x", "showticklabels": false}, "yaxis": {"anchor": "x", "domain": [0, 0.3133], "title": {"text": "Disparity"}}, "yaxis2": {"anchor": "x2", "domain": [0.3433, 0.6567], "title": {"text": "Accuracy"}}, "yaxis3": {"anchor": "x3", "domain": [0.6867, 1.0], "title": {"text": "Accuracy"}}}}
